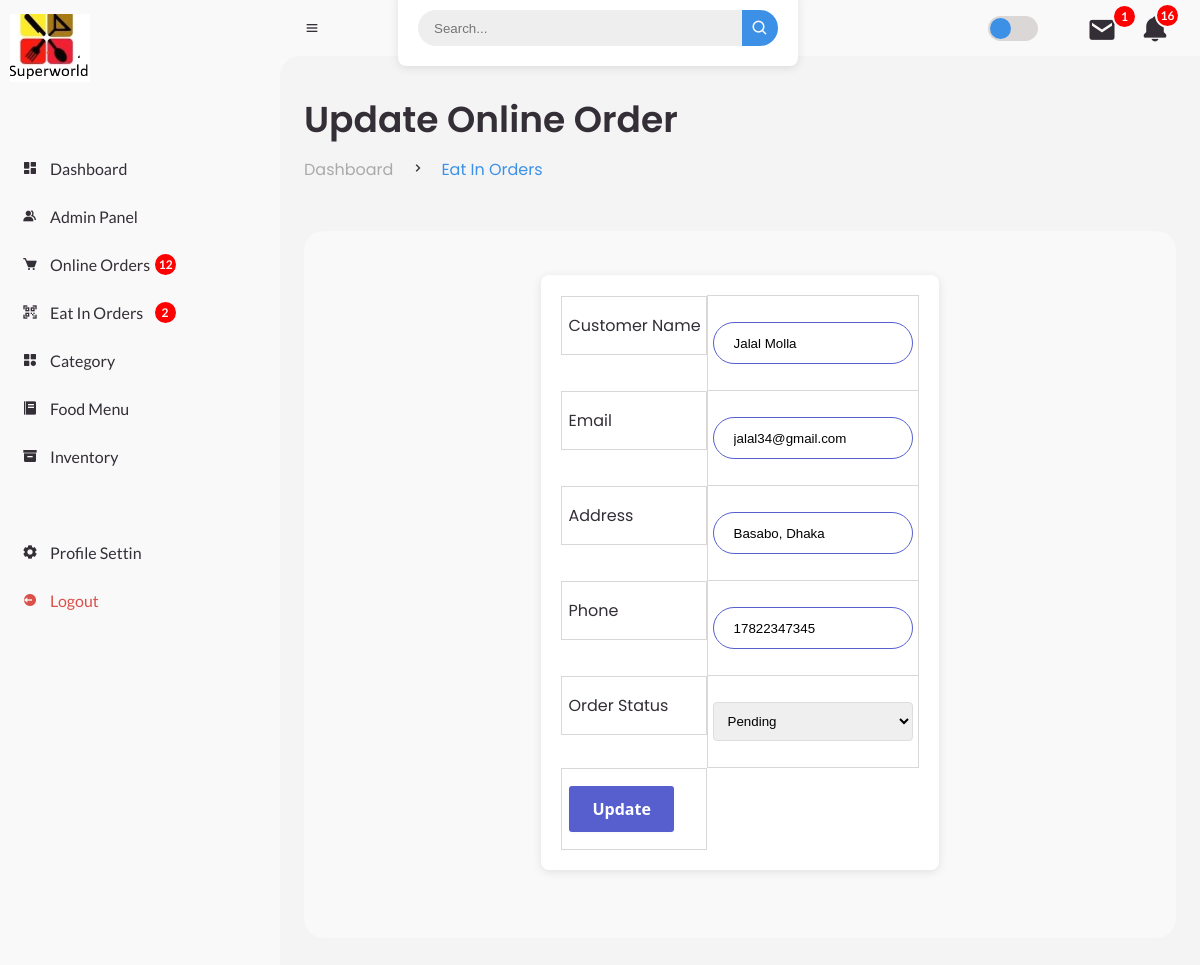
/admin/update-online-order.php?id=42, run on the app's committed database.
### tables this page shows
CREATE TABLE `order_manager` (
  `order_id` int(100) NOT NULL,
  `username` varchar(100) NOT NULL,
  `cus_name` text NOT NULL,
  `cus_email` varchar(100) NOT NULL,
  `cus_add1` varchar(100) NOT NULL,
  `cus_city` text NOT NULL,
  `cus_phone` bigint(100) NOT NULL,
  `payment_status` varchar(100) NOT NULL,
  `order_date` datetime NOT NULL,
  `total_amount` int(11) NOT NULL,
  `transaction_id` varchar(100) NOT NULL,
  `order_status` varchar(100) NOT NULL
);

### admin/update-online-order.php (the view, shortened to what this page needs)
<?php include('../Customer/config/constants.php');
$ei_order_notif = "SELECT order_status from tbl_eipay
					WHERE order_status='Pending' OR order_status='Processing'";
$res_ei_order_notif = mysqli_query($conn, $ei_order_notif);
$row_ei_order_notif = mysqli_num_rows($res_ei_order_notif);
$online_order_notif = "SELECT order_status from order_manager
					WHERE order_status='Pending'OR order_status='Processing' ";
$res_online_order_notif = mysqli_query($conn, $online_order_notif);
$row_online_order_notif = mysqli_num_rows($res_online_order_notif);
$stock_notif = "SELECT stock FROM tbl_food
				WHERE stock<50";
$res_stock_notif = mysqli_query($conn, $stock_notif);
$row_stock_notif = mysqli_num_rows($res_stock_notif);
$message_notif = "SELECT message_status FROM message
				 WHERE message_status = 'unread'";
$res_message_notif = mysqli_query($conn, $message_notif);
$row_message_notif = mysqli_num_rows($res_message_notif);
?>
<!DOCTYPE html>
<html lang="en">
<head>
	<link href='https://unpkg.com/boxicons@2.0.9/css/boxicons.min.css' rel='stylesheet'>
	<link rel="stylesheet" href="style-admin.css">
</head>
<body>
	<section id="sidebar">
		<a href="index.php" class="brand">
			<img src="../images/logo2.png" width="80px" alt="">
		</a>
		<ul class="side-menu top">
			<li >
				<a href="index.php">
					<i class='bx bxs-dashboard' ></i>
					<span class="text">Dashboard</span>
				</a>
			</li>
			<li >
				<a href="manage-admin.php">
					<i class='bx bxs-group' ></i>
					<span class="text">Admin Panel</span>
				</a>
			</li>
			<li>
				<a href="manage-online-order.php">
					<i class='bx bxs-cart'></i>
					<span class="text">Online Orders&nbsp;</span>
						<?php
					if($row_online_order_notif>0)
					{
						?>
						<span class="num-ei"><?php echo $row_online_order_notif; ?></span>
						<?php
					}
					else
					{
						?>
						<span class=""> </span>
						<?php
					}
					?>
				</a>
			</li>
			<li>
				<a href="manage-ei-order.php">
					<i class='bx bx-qr-scan'></i>
					<span class="text" >Eat In Orders&nbsp;&nbsp;&nbsp;
					</span>
					<?php
					if($row_ei_order_notif>0)
					{
						?>
						<span class="num-ei"><?php echo $row_ei_order_notif; ?></span>
						<?php
					}
					else
					{
						?>
						<span class=""> </span>
						<?php
					}
					?>
				</a>
			</li>
			<li>
				<a href="manage-category.php">
					<i class='bx bxs-category'></i>
					<span class="text">Category</span>
				</a>
			</li>
			<li>
				<a href="manage-food.php">
					<i class='bx bxs-food-menu'></i>
					<span class="text">Food Menu</span>
				</a>
			</li>
			<li class="">
				<a href="inventory.php">
					<i class='bx bxs-box'></i>
					<span class="text">Inventory</span>
				</a>
			</li>
		</ul>
		<ul class="side-menu">
			<li>
				<a href="Profile Setting.php">
					<i class='bx bxs-cog' ></i>
					<span class="text">Profile Settin</span>
				</a>
			</li>
			<li>
				<a href="logout.php" class="logout">
					<i class='bx bxs-log-out-circle' ></i>
					<span class="text">Logout</span>
				</a>
			</li>
		</ul>
	</section>
	<section id="content">
		<nav>
			<i class='bx bx-menu' ></i>
			<form action="#">
				<div class="form-input">
					<input type="search" placeholder="Search...">
					<button type="submit" class="search-btn"><i class='bx bx-search' ></i></button>
				</div>
			</form>
			<label for="switch-mode" class="switch-mode"></label>
			<div class="fetch_message">
				<div class="action_message notfi_message">
					<a href="messages.php"><i class='bx bxs-envelope' ></i></a>
					<?php
					if($row_message_notif>0)
					{
						?>
						<span class="num"><?php echo $row_message_notif; ?></span>
						<?php
					}
					else
					{
						?>
						<span class=""></span>
						<?php
					}
					?>
				</div>
			</div>
			<div class="notification" >
				<div class="action notif">
				<i class='bx bxs-bell' onclick= "menuToggle();"></i>
				<?php
				if($row_stock_notif>0 || $row_online_order_notif>0 || $row_ei_order_notif>0)
				{
				$total_notif = $row_online_order_notif+$row_ei_order_notif+$row_stock_notif;
					?>
					<span class="num"><?php echo $total_notif; ?></span>
					<?php
				}
				else
				{
					?>
					<span class=""></span>
					<?php
				}
				?>
			</div>
			</div>
		</nav>
		<main>
			<div class="head-title">
				<div class="left">
					<h1>Update Online Order</h1>
					<ul class="breadcrumb">
						<li>
							<a href="index.php">Dashboard</a>
						</li>
						<li><i class='bx bx-chevron-right' ></i></li>
						<li>
							<a class="active" href="manage-ei-order.php">Eat In Orders</a>
						</li>
					</ul>
				</div>
</div>
<br>
        <?php
        $id=$_GET['id'];
        $sql="SELECT * FROM order_manager WHERE order_id=$id";
        $res=mysqli_query($conn, $sql);
        if($res == true)
        {
            $count = mysqli_num_rows($res);
            if($count==1)
            {
                $row=mysqli_fetch_assoc($res);
                $cus_name = $row['cus_name'];
                $cus_email = $row['cus_email'];
                $cus_add1 = $row['cus_add1'];
                $cus_phone = $row['cus_phone'];
                $order_status = $row['order_status'];
            }
            else
			{
                header('location:'.SITEURL.'manage-online-order.php');
            }
        }
        ?>
		<div class="table-data">
			<div class="order">
			<div class="head">
        <form action="" method="POST">
        <table class="rtable">
            <tr>
                <td>Customer Name</td>
                <td>
                    <input type="text" name="cus_name" value="<?php echo $cus_name; ?>" id="ip2">
                </td>
            </tr>
            <tr>
                <td>Email</td>
                <td>
                    <input type="text" name="cus_email" value="<?php echo $cus_email; ?>" id="ip2">
                </td>
            </tr>
            <tr>
                <td>Address</td>
                <td>
                    <input type="text" name="cus_add1" value="<?php echo $cus_add1; ?>" id="ip2">
                </td>
            </tr>
            <tr>
                <td>Phone</td>
                <td>
                    <input type="text" name="cus_phone" value="<?php echo $cus_phone; ?>" id="ip2">
                </td>
            </tr>
            <tr>
                <td>Order Status</td>
                <td>
                     <select name="order_status">
                        <option <?php if($order_status=="Pending"){ echo "selected";} ?> value="Pending">Pending</option>
                    </select>
                </td>
            </tr>
            <tr>
                <td colspan="2">
                    <input type="submit" name="submit" value="Update" class="button-8" role="button">
                </td>
            </tr>
        </table>
        </form>
	</div>
    </div>
</div>
		</main>
	</section>
</body>
</html>

### data on the page
order_manager: cus_name "Jalal Molla", cus_email "jalal34@gmail.com", cus_add1 "Basabo, Dhaka", cus_phone "17822347345"

### other printed values
$row_online_order_notif "12"
$row_ei_order_notif "2"
$row_message_notif "1"
$total_notif "16"
